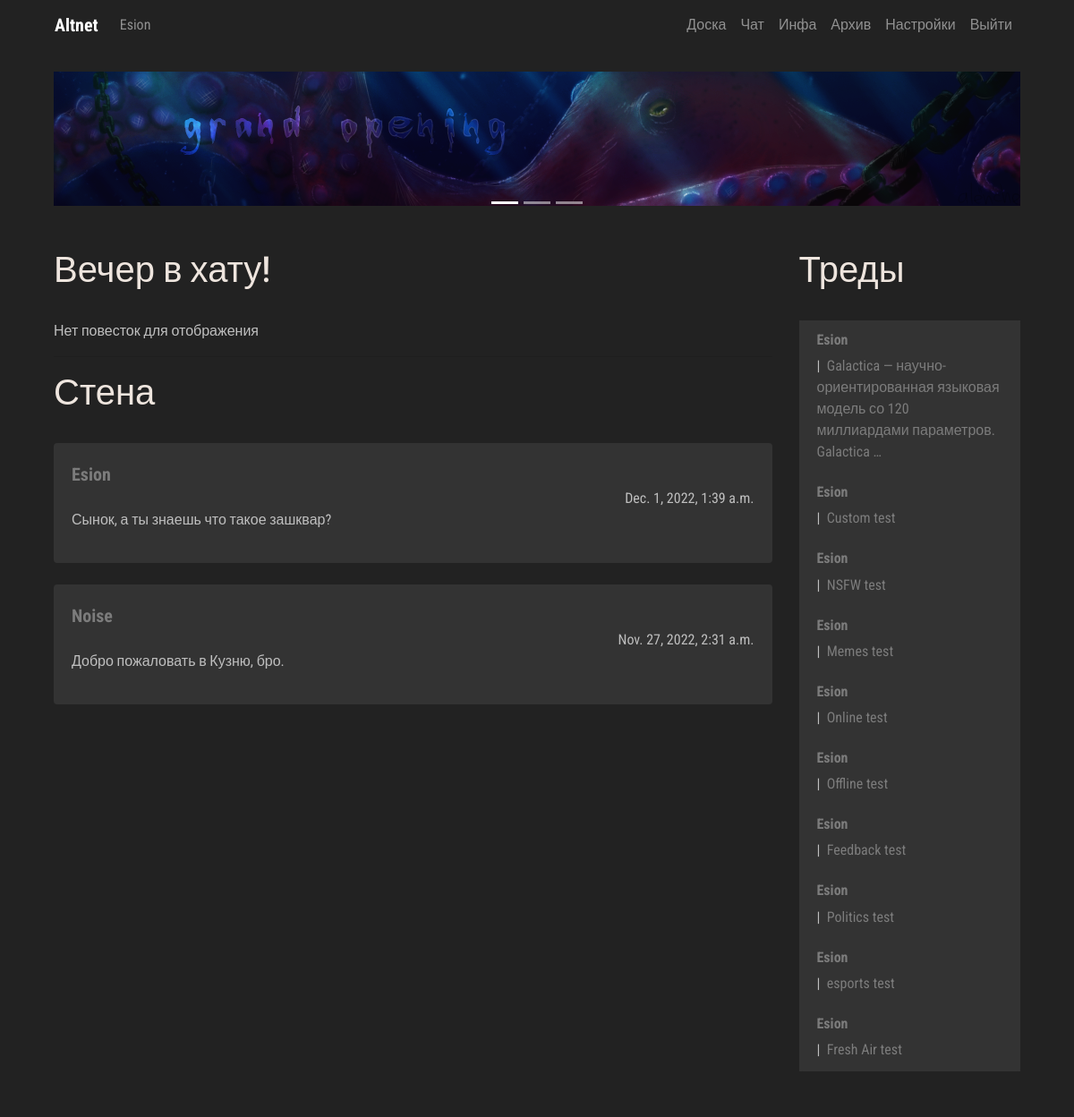
Before: /manager/me/ (signed in) with the older database file.
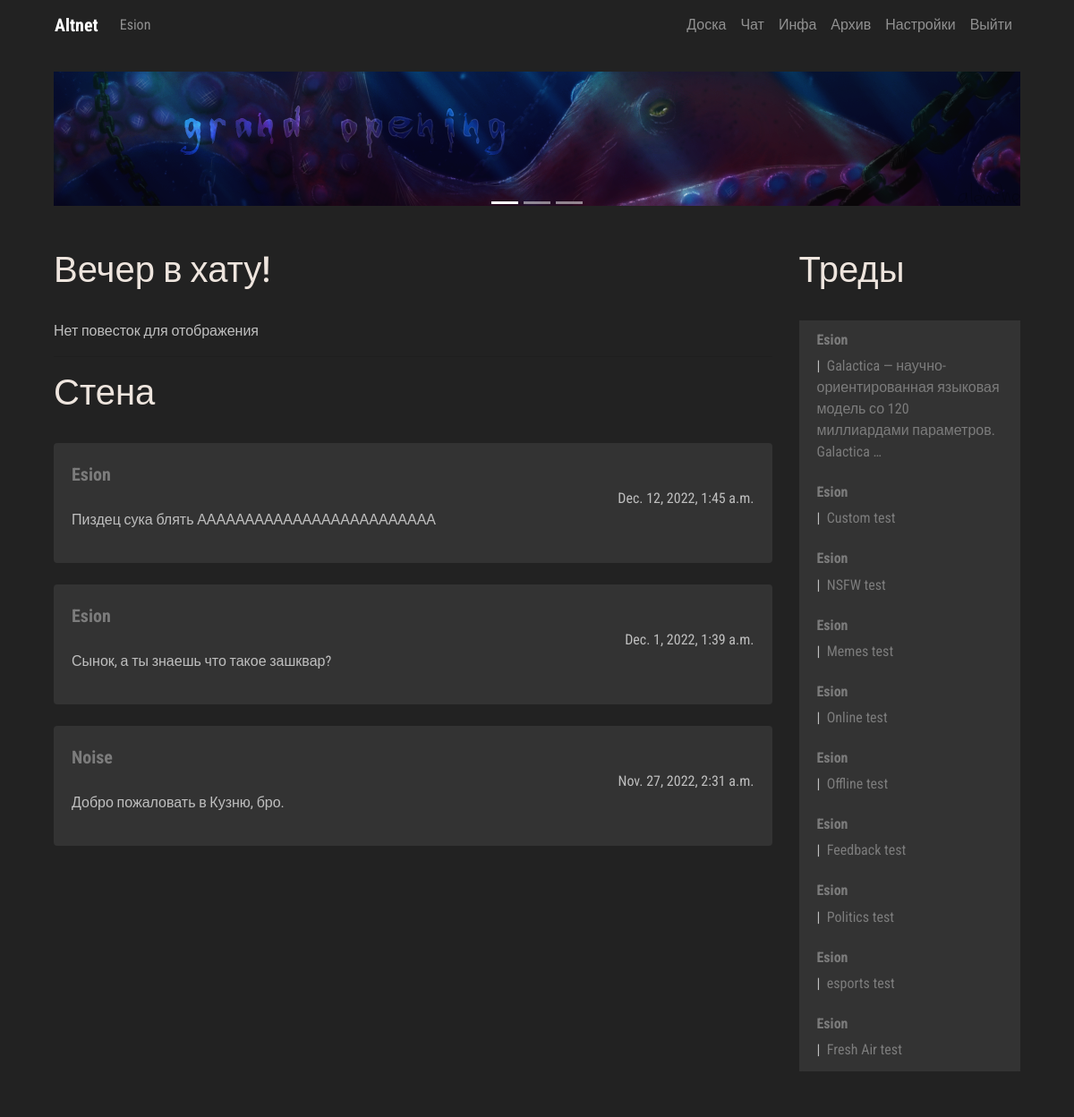
After: the same page with the newer database file.
### manager/models.py (models this page shows, shortened)
class UserPublicPost(models.Model):
    post_author = models.CharField('Message Author', max_length=150, null=False, blank=False)
    post_text = models.CharField('Post text', max_length=250)
    post_date = models.DateTimeField('Post date', auto_now=True)
    language_code = models.IntegerField(null=True, blank=True, default=0)

### board/models.py (models this page shows, shortened)
class Thread(models.Model):
    def was_published_recently(self):
        now = timezone.now()
        return now - datetime.timedelta(days=1) <= self.pub_date <= now
    thread_title = models.CharField('Thread title', max_length=100)
    thread_text = models.TextField('Thread text', max_length=10000)
    pub_date = models.DateTimeField('Date published', auto_now=True)
    CATEGORY_CHOICES = [('Random', 'Random'), ('Broadcast', 'Broadcast'), ('Animation', 'Animation'),
                        ('Artwork', 'Artwork'), ('Cinematics', 'Cinematics'), ('Videogames', 'Videogames'),
                        ('Writing', 'Writing'), ('Fresh Air', 'Fresh Air'), ('Esports', 'Esports'),
                        ('Politics', 'Politics'), ('Feedback', 'Feedback'), ('HiTech', 'HiTech'),
                        ('Offline', 'Offline'), ('Online', 'Online'), ('Memes', 'Memes'),
                        ('NSFW', 'NSFW'), ('Custom', 'Custom')]
    category = models.CharField(max_length=100, choices=CATEGORY_CHOICES)
    thread_author = models.CharField('Thread Author', max_length=150, blank=False, null=False)
    was_published_recently.admin_order_field = 'pub_date'
    was_published_recently.boolean = True
    was_published_recently.short_description = 'Published recently?'
    thread_pic = models.ImageField(upload_to=user_thread_directory_path, blank=True, null=True)
    language_code = models.IntegerField(blank=True, null=True, default=0)
    visible = models.BooleanField(blank=False, null=False, default=True)

### manager/views.py (the view)
# urls.py: path('me/', views.meview, name='me'),
def meview(request):
    if request.user.is_authenticated:
        loc_option = Hikka.objects.get(user=request.user.id).language_code
    else:
        loc_option = 0
    latest_threads = Thread.objects.filter(language_code=loc_option).order_by('-pub_date')[:10]
    latest_posts = UserPublicPost.objects.filter(language_code=loc_option).order_by('-post_date')[:10]
    admin_posts = AdminPublicPost.objects.filter(language_code=loc_option).order_by('-post_date')[:10]
    loc = UI
    headers = Headers
    errors = Errors
    me = Me
    context = {
        'me': me,
        'headers': headers,
        'errors': errors,
        'lang': loc_option,
        'UI': loc,
        'threads': latest_threads,
        'posts': latest_posts,
        'admins': admin_posts
    }
    return render(request, 'me.html', context)

### board/templatetags/loc_extra.py (called while the page is built)
@register.filter
def return_item(l, i):
    try:
        return l[i]
    except:
        return None

@register.filter
def random_message(l, i):
    try:
        return Me.greet(i)
    except:
        return None

### loc/Me.py (called while the page is built)
def greet(language_code):
    if language_code == 0:
        return WELCOME_RANDOM_EN[randint(0, 3)]
    elif language_code == 1:
        return WELCOME_RANDOM_RU[randint(0, 3)]

### manager/templates/me.html (shortened to what this page needs)
{% extends 'hat.html' %}
{% block content %}
{% load loc_extra %}
            <div class="row col-">
               <div class=" col-lg-9 col- content">
                  <br>
                  <div class="trds">
                     <main class="contentd" role="main">
                        <header>
                           <h1 data-text="{{ me.greet|random_message:lang }}">{{ me.greet|random_message:lang }}
                           </h1>
                        </header>
                     </main>
                  </div>
                  <br>
                  {% if admins %}
                  {% for admin in admins %}
                  <div class="card">
                     <div class="card-body">
                        <h4 class="card-title">
                           <p class="article"> {{ admin.post_title }} </p>
                        </h4>
                        {{ admin.post_text|linebreaks }}
                        <div class="d-flex flex-row-reverse">{{ admin.post_date }}</div>
                     </div>
                  </div>
                  <br />
                  {% endfor %}
                  {% else %}
                  {{ errors.NO_AGENDA_POSTS|return_item:lang }}
                  {% endif %}
                  <br>
                  <hr>
                  <div class="trds">
                     <main class="contentd" role="main">
                        <header>
                           <h1 data-text="{{ headers.PUBLIC_MESSAGES|return_item:lang }}">{{ headers.PUBLIC_MESSAGES|return_item:lang }}
                           </h1>
                        </header>
                     </main>
                  </div>
                  <br>
                  {% if posts %}
                  {% for post in posts %}
                  <div class="card">
                     <div class="card-body">
                              <a class="article" href="{% url 'Board:guest' post.post_author%}"> {{ post.post_author }}</a>
                        <div class="d-flex flex-row-reverse">{{ post.post_date }}</div>
                        {{ post.post_text|linebreaks }}
                     </div>
                  </div>
                  <br />
                  {% endfor %}
                  {% else %}
                  {{ errors.NO_PUBLIC_MESSAGES|return_item:lang }}
                  {% endif %}
               </div>
               <div class=" col-lg-3 col- left-sidebar">
                  <br>
                  <div class="trds">
                     <main class="contentd" role="main">
                        <header>
                           <h1 data-text="{{ headers.THREADS|return_item:lang }}">{{ headers.THREADS|return_item:lang }}
                           </h1>
                        </header>
                     </main>
                  </div>
                  <br>
                  {% if threads %}
                  <ul class="list-group">
                     {% for thread in threads %}
                     <li class="list-group-item">
                        <h6> <a class="userlk" href="{% url 'Board:guest' thread.thread_author %}">
                        {{ thread.thread_author }}</a> </h6>
                        |&nbsp;<a href="{% url 'Board:thread' thread.id %}"> {{ thread.thread_text|truncatewords:10 }}  </a>
                     </li>
                     {% endfor %}
                  </ul>
                  {% else %}
                  {{ errors.NO_THREADS|return_item:lang }}
                  {% endif %}
                  <br>
               </div>
            </div>
{% endblock %}

### board/templates/hat.html (shortened to what this page needs)
<!DOCTYPE html>
{% load loc_extra %}
<html lang="en"><head>
	<link rel="stylesheet" href="https://stackpath.bootstrapcdn.com/bootstrap/4.3.1/css/bootstrap.min.css">
     {% load static %}
    <link rel="stylesheet" href=" {% static 'css/master.css' %} " type="text/css">
  </head>
  <body>
<div class="container">
   <nav class="navbar navbar-expand-lg navbar-dark" style="background-color: #222222;">
  <div class="collapse navbar-collapse" id="navbarTogglerDemo01">
    <a class="navbar-brand" href="{% url 'Manager:me' %}"><b>Altnet</b></a>
    <ul class="navbar-nav mr-auto mt-2 mt-lg-0">
    {% if user.is_authenticated %}
         <li class="nav-item">
           <a class="nav-link" href="{% url 'Board:user' %}">{{ user.username }}</a>
      </li>
        {% else %}
        <li class="nav-item">
        <a class="nav-link" href="{% url 'Manager:login' %}">{{ UI.LOG_IN|return_item:lang }}</a>
      </li>
        {% endif %}
    </ul>
     <ul class="navbar-nav  mt-2 mt-lg-0">
      <li class="nav-item">
        <a class="nav-link" href="{% url 'Board:board' %}">{{ UI.BOARD|return_item:lang }}</a>
      </li>
      <li class="nav-item">
        <a class="nav-link" href="{% url 'Chat:chat' %}">{{ UI.CHAT|return_item:lang }}</a>
      </li>
      <li class="nav-item">
        <a class="nav-link" href="{% url 'Paper:info' %}">{{ UI.INFO|return_item:lang }}</a>
      </li>
      <li class="nav-item">
        <a class="nav-link" href="{% url 'Archive:index' %}">{{ UI.ARCHIVE|return_item:lang }}</a>
      </li>
      <li class="nav-item">
        <a class="nav-link" href="#">{{ UI.SETTINGS|return_item:lang }}</a>
      </li>
      <li class="nav-item">
        <a class="nav-link" href="{% url 'Manager:logout' %}">{{ UI.LOG_OUT|return_item:lang }}</a>
      </li>
    </ul>
  </div>
</nav>
<div class="col-lg-12 head-block"><br>
<div id="carouselExampleControls" class="carousel slide" data-ride="carousel">
     <ol class="carousel-indicators">
    <li data-target="#carouselExampleControls" data-slide-to="0" class="active"></li>
    <li data-target="#carouselExampleControls" data-slide-to="1"></li>
    <li data-target="#carouselExampleControls" data-slide-to="2"></li>
  </ol>
  <div class="carousel-inner">
    <div class="carousel-item active">
      <img class="d-block w-100" src="{% static 'imgs/go.png' %}" alt="Second slide" height="150px">
    </div>
  </div>
<br>
</div>
{% block content %} {% endblock %}
<br>
    </div>
</div>
</body>
</html>

### static/css/master.css (style rules this page uses)
.head-block,.top-menu,.top-material,.left-sidebar,.content { background:#222222; margin-bottom:5px; }
.head-block { height:40px; }
.content { border: none; }
.head-block { height:150px; background:right center no-repeat; }
.card { background: #333333; border: none; }
.list-group, .list-group-item { background: #333333; border: none; }
.userlk { font-weight: bold; }
.article { font-weight: bold; font-size: 20px; }
body { font-family: 'Roboto Condensed', sans-serif; font-size: initial; }
a { color: #7c7c7c; font-size: initial; }
body { background: #222; color: #bfbfbf; }
.contentd header h1 { position:relative;color:#eee5de }
.contentd header h1:after, .contentd header h1:before { position:absolute;top:0;overflow:hidden;clip:rect(0,100vw,0,0);content:attr(data-text);background: #a9a9a9 }
.contentd header h1:before { left:-1vmin;animation:noise 7s infinite steps(3,end) alternate-reverse;color:#71fcff;text-shadow:.4vmin 0 #00f,-.2vmin 1vmin red }
.contentd header h1:after { left:1vmin;animation:noise-alt 5s infinite steps(3,end) alternate-reverse;color:#ff9eed;text-shadow:-2vmin 0 #ff0,.1vmin -1vmin #00f }
.trds { background: #none; }

Changed rows visible on the page:
added UserPublicPost: post_author "Esion", post_date "Dec. 12, 2022, 1:45 a.m.", post_text "Пиздец сука блять ААААААААААААААААААААААААА"
